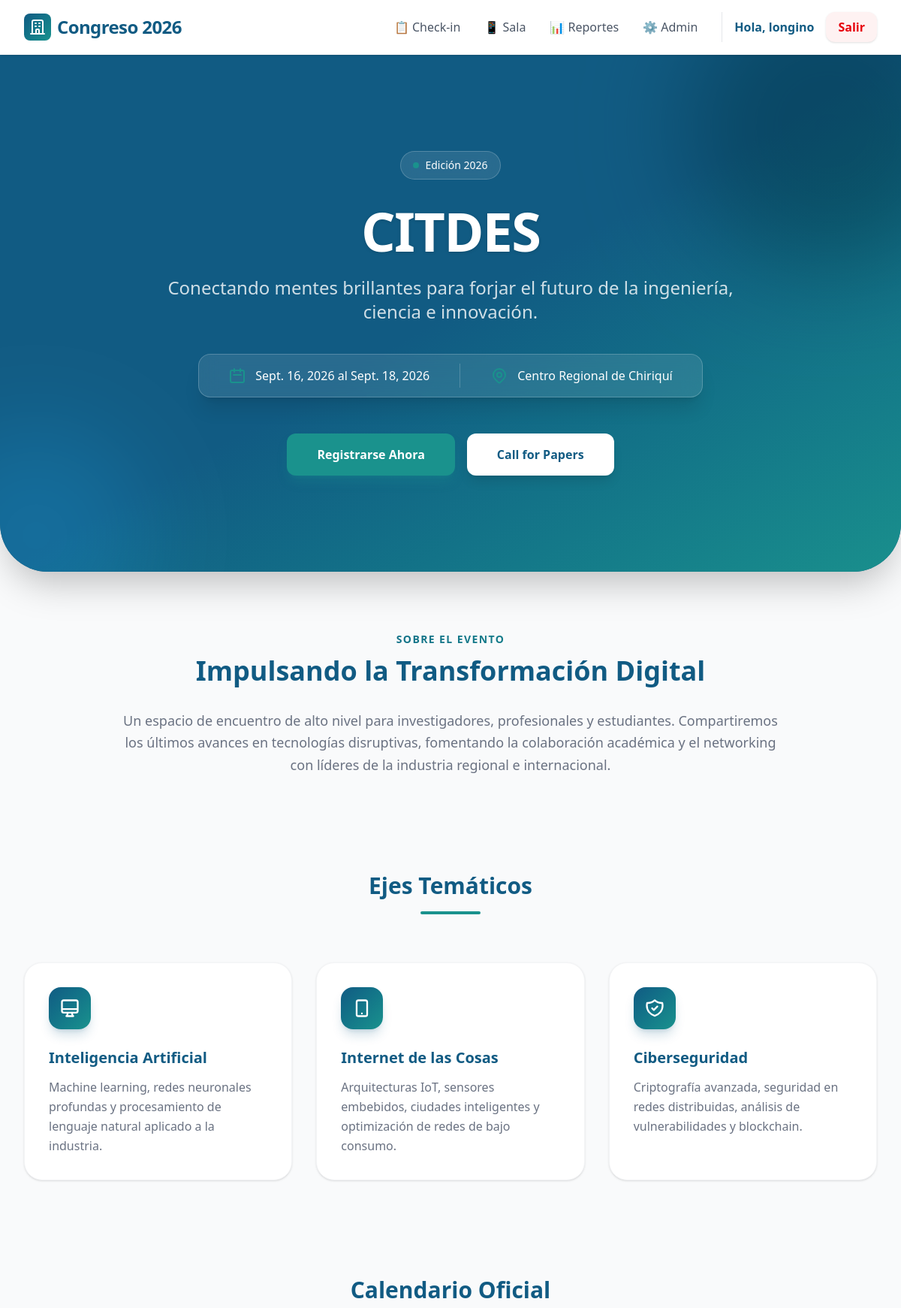
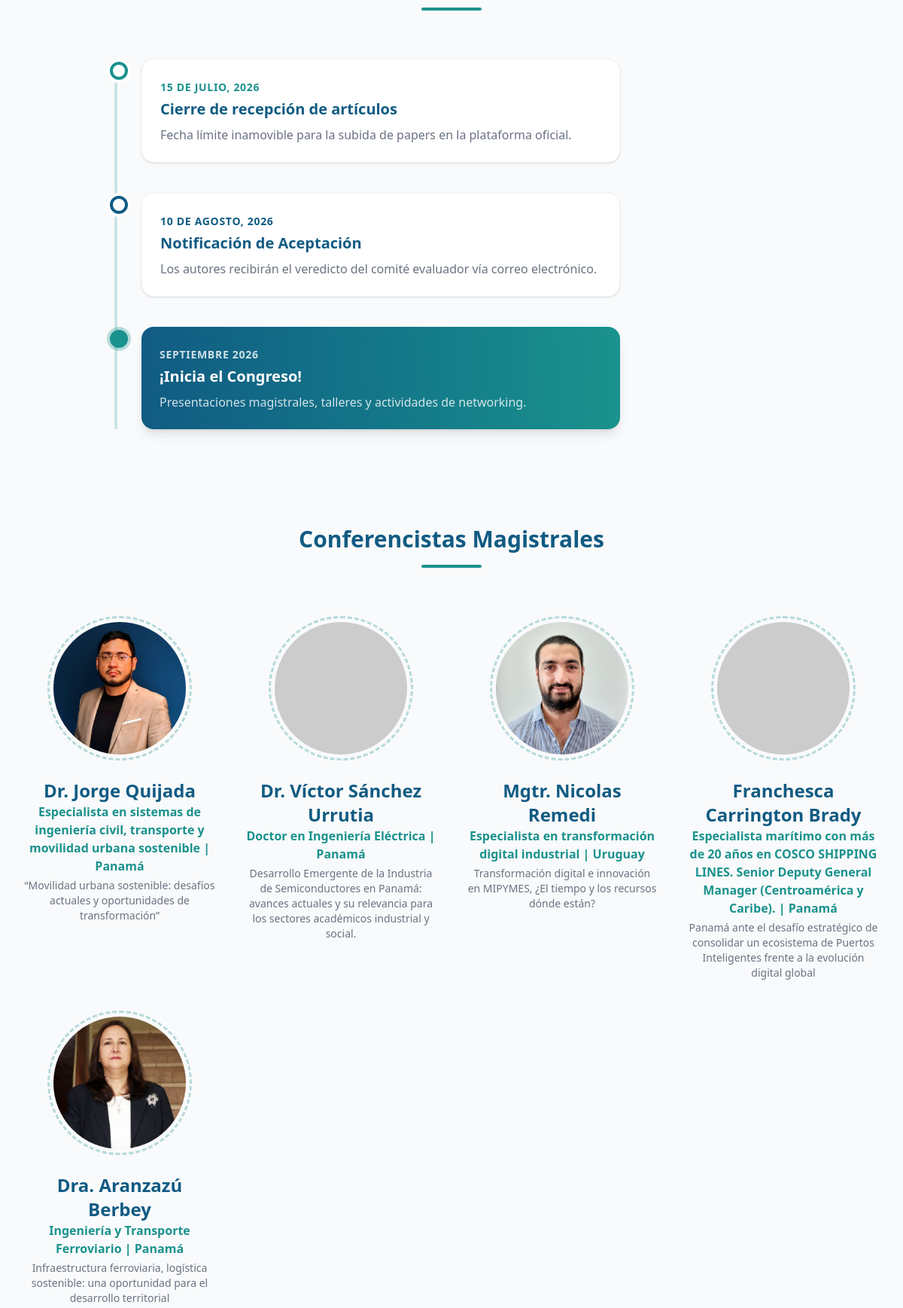
The app's page / (signed in, upper part) with its own data (2 pictures, top to bottom).
### registro/models.py (models this page shows, shortened)
class Congress(models.Model):
    name = models.CharField(max_length=200, verbose_name="Nombre del Congreso")
    start_date = models.DateField(verbose_name="Fecha de Inicio")
    end_date = models.DateField(verbose_name="Fecha de Fin")
    location = models.CharField(max_length=200, verbose_name="Sede")

class Speaker(models.Model):
    congress = models.ForeignKey(Congress, on_delete=models.CASCADE, related_name='speakers', verbose_name="Congreso")
    name = models.CharField(max_length=150, verbose_name="Nombre del Conferencista")
    specialty = models.CharField(max_length=200, verbose_name="Especialidad")
    topic = models.CharField(max_length=200, verbose_name="Tema a exponer")
    country = models.CharField(max_length=100, verbose_name="País")
    photo = models.ImageField(upload_to='speakers/', blank=True, null=True, verbose_name="Foto de perfil")

### registro/views.py (the view)
# urls.py: path('', views.inicio, name='inicio'),
def inicio(request):
    congreso = Congress.objects.first()
    speakers = Speaker.objects.filter(congress=congreso) if congreso else []
    return render(request, 'inicio.html', {
        'congreso': congreso,
        'speakers': speakers
    })

### theme/templates/inicio.html (shortened to what this page needs)
{% extends 'base.html' %}
{% block content %}
<section class="relative bg-[#115b83] overflow-hidden rounded-b-[2.5rem] lg:rounded-b-[4rem] shadow-2xl" aria-label="Introducción al congreso">
    <div class="absolute inset-0 bg-gradient-to-br from-[#115b83] via-[#115b83] to-[#1a928d] opacity-95"></div>
    <div class="absolute -top-24 -right-24 w-96 h-96 bg-[#1a928d] rounded-full mix-blend-multiply filter blur-3xl opacity-50 animate-blob"></div>
    <div class="absolute -bottom-24 -left-24 w-72 h-72 bg-white rounded-full mix-blend-overlay filter blur-3xl opacity-20"></div>
    <div class="relative max-w-7xl mx-auto px-4 sm:px-6 lg:px-8 py-24 lg:py-32 flex flex-col items-center text-center">
        <div class="inline-flex items-center gap-2 px-4 py-2 rounded-full bg-white/10 backdrop-blur-md border border-white/20 text-white text-sm font-medium mb-8">
            <span class="w-2 h-2 rounded-full bg-[#1a928d] animate-pulse"></span>
            Edición 2026
        </div>
        <h1 class="text-5xl md:text-7xl font-extrabold text-white tracking-tight mb-6 drop-shadow-sm">
            {% if congreso %}{{ congreso.name }}{% else %}Congreso Internacional de Tecnología{% endif %}
        </h1>
        <p class="text-xl md:text-2xl text-white/80 mb-10 max-w-3xl font-light">
            Conectando mentes brillantes para forjar el futuro de la ingeniería, ciencia e innovación.
        </p>
        <div class="flex flex-col sm:flex-row items-center gap-6 p-4 sm:p-2 rounded-2xl bg-white/10 backdrop-blur-md border border-white/20 mb-12 w-full max-w-2xl justify-center shadow-xl">
            <div class="flex items-center gap-3 px-4 py-2 text-white">
                <svg class="w-6 h-6 text-[#1a928d]" fill="none" stroke="currentColor" viewBox="0 0 24 24"><path stroke-linecap="round" stroke-linejoin="round" stroke-width="2" d="M8 7V3m8 4V3m-9 8h10M5 21h14a2 2 0 002-2V7a2 2 0 00-2-2H5a2 2 0 00-2 2v12a2 2 0 002 2z"></path></svg>
                <span class="font-medium">{% if congreso %}{{ congreso.start_date }} al {{ congreso.end_date }}{% else %}15 - 18 Octubre, 2026{% endif %}</span>
            </div>
            <div class="flex items-center gap-3 px-4 py-2 text-white">
                <span class="font-medium">{% if congreso %}{{ congreso.location }}{% else %}Centro Regional de Chiriquí, UTP{% endif %}</span>
            </div>
        </div>
        <div class="flex flex-col sm:flex-row gap-4 w-full justify-center px-4">
            <a href="{% url 'registro_publico' %}" class="w-full sm:w-auto bg-[#1a928d] hover:bg-[#157a76] text-white font-bold py-4 px-10 rounded-xl shadow-lg shadow-[#1a928d]/30 transition-all duration-300 hover:-translate-y-1">
                Registrarse Ahora
            </a>
            <a href="#call-for-papers" class="w-full sm:w-auto bg-white hover:bg-gray-50 text-[#115b83] font-bold py-4 px-10 rounded-xl shadow-lg transition-all duration-300 hover:-translate-y-1">
                Call for Papers
            </a>
        </div>
    </div>
</section>
<main class="max-w-7xl mx-auto px-4 sm:px-6 lg:px-8 py-20 space-y-32">
    <section aria-labelledby="about-title" class="text-center max-w-4xl mx-auto">
        <h2 id="about-title" class="text-sm font-bold tracking-widest uppercase mb-3 bg-clip-text text-transparent bg-gradient-to-r from-[#115b83] to-[#1a928d]">
        </h2>
        <h3 class="text-3xl md:text-4xl font-bold text-[#115b83] mb-8">Impulsando la Transformación Digital</h3>
        <p class="text-lg text-gray-500 leading-relaxed font-light">
            Un espacio de encuentro de alto nivel para investigadores, profesionales y estudiantes. Compartiremos los últimos avances en tecnologías disruptivas, fomentando la colaboración académica y el networking con líderes de la industria regional e internacional.
        </p>
    </section>
    <section aria-labelledby="topics-title">
        <div class="text-center mb-16">
            <h2 id="topics-title" class="text-3xl font-bold text-[#115b83]">Ejes Temáticos</h2>
            <div class="h-1 w-20 bg-[#1a928d] mx-auto mt-4 rounded-full"></div>
        </div>
        <div class="grid grid-cols-1 md:grid-cols-3 gap-8">
            <article class="group bg-white p-8 rounded-3xl shadow-sm hover:shadow-2xl border border-gray-100 hover:border-[#1a928d]/30 transition-all duration-500 cursor-pointer relative overflow-hidden">
                <div class="absolute top-0 right-0 w-32 h-32 bg-[#1a928d]/5 rounded-bl-full -z-10 transition-transform group-hover:scale-125"></div>
                <div class="w-14 h-14 bg-gradient-to-br from-[#115b83] to-[#1a928d] text-white rounded-2xl flex items-center justify-center mb-6 shadow-lg shadow-[#115b83]/20">
                    <svg class="w-7 h-7" fill="none" stroke="currentColor" viewBox="0 0 24 24"><path stroke-linecap="round" stroke-linejoin="round" stroke-width="2" d="M9.75 17L9 20l-1 1h8l-1-1-.75-3M3 13h18M5 17h14a2 2 0 002-2V5a2 2 0 00-2-2H5a2 2 0 00-2 2v10a2 2 0 002 2z"></path></svg>
                </div>
                <h3 class="text-xl font-bold text-[#115b83] mb-3 group-hover:text-[#1a928d] transition-colors">Inteligencia Artificial</h3>
                <p class="text-gray-500 font-light leading-relaxed">Machine learning, redes neuronales profundas y procesamiento de lenguaje natural aplicado a la industria.</p>
            </article>
            <article class="group bg-white p-8 rounded-3xl shadow-sm hover:shadow-2xl border border-gray-100 hover:border-[#1a928d]/30 transition-all duration-500 cursor-pointer relative overflow-hidden">
                <div class="absolute top-0 right-0 w-32 h-32 bg-[#1a928d]/5 rounded-bl-full -z-10 transition-transform group-hover:scale-125"></div>
                <div class="w-14 h-14 bg-gradient-to-br from-[#115b83] to-[#1a928d] text-white rounded-2xl flex items-center justify-center mb-6 shadow-lg shadow-[#115b83]/20">
                    <svg class="w-7 h-7" fill="none" stroke="currentColor" viewBox="0 0 24 24"><path stroke-linecap="round" stroke-linejoin="round" stroke-width="2" d="M12 18h.01M8 21h8a2 2 0 002-2V5a2 2 0 00-2-2H8a2 2 0 00-2 2v14a2 2 0 002 2z"></path></svg>
                </div>
                <h3 class="text-xl font-bold text-[#115b83] mb-3 group-hover:text-[#1a928d] transition-colors">Internet de las Cosas</h3>
                <p class="text-gray-500 font-light leading-relaxed">Arquitecturas IoT, sensores embebidos, ciudades inteligentes y optimización de redes de bajo consumo.</p>
            </article>
            <article class="group bg-white p-8 rounded-3xl shadow-sm hover:shadow-2xl border border-gray-100 hover:border-[#1a928d]/30 transition-all duration-500 cursor-pointer relative overflow-hidden">
                <div class="absolute top-0 right-0 w-32 h-32 bg-[#1a928d]/5 rounded-bl-full -z-10 transition-transform group-hover:scale-125"></div>
                <div class="w-14 h-14 bg-gradient-to-br from-[#115b83] to-[#1a928d] text-white rounded-2xl flex items-center justify-center mb-6 shadow-lg shadow-[#115b83]/20">
                </div>
                <h3 class="text-xl font-bold text-[#115b83] mb-3 group-hover:text-[#1a928d] transition-colors">Ciberseguridad</h3>
                <p class="text-gray-500 font-light leading-relaxed">Criptografía avanzada, seguridad en redes distribuidas, análisis de vulnerabilidades y blockchain.</p>
            </article>
        </div>
    </section>
    <section aria-labelledby="dates-title" class="max-w-4xl mx-auto">
        <div class="text-center mb-16">
            <h2 id="dates-title" class="text-3xl font-bold text-[#115b83]">Calendario Oficial</h2>
            <div class="h-1 w-20 bg-[#1a928d] mx-auto mt-4 rounded-full"></div>
        </div>
        <div class="relative border-l-4 border-[#1a928d]/20 ml-4 md:ml-0 md:mx-auto w-full md:w-3/4">
            <div class="mb-10 ml-8 relative group">
                <span class="absolute -left-[42px] top-1 h-6 w-6 rounded-full bg-white border-4 border-[#1a928d] ring-4 ring-white group-hover:scale-125 transition-transform"></span>
                <div class="bg-white p-6 rounded-2xl shadow-sm border border-gray-100 hover:shadow-lg transition-shadow">
                    <span class="text-sm font-bold tracking-wider text-[#1a928d] uppercase">15 de julio, 2026</span>
                    <h3 class="text-xl font-bold text-[#115b83] mt-1">Cierre de recepción de artículos</h3>
                    <p class="text-gray-500 mt-2 font-light">Fecha límite inamovible para la subida de papers en la plataforma oficial.</p>
                </div>
            </div>
            <div class="mb-10 ml-8 relative group">
                <span class="absolute -left-[42px] top-1 h-6 w-6 rounded-full bg-white border-4 border-[#115b83] ring-4 ring-white group-hover:scale-125 transition-transform"></span>
                <div class="bg-white p-6 rounded-2xl shadow-sm border border-gray-100 hover:shadow-lg transition-shadow">
                    <span class="text-sm font-bold tracking-wider text-[#115b83] uppercase">10 de agosto, 2026</span>
                    <h3 class="text-xl font-bold text-[#115b83] mt-1">Notificación de Aceptación</h3>
                    <p class="text-gray-500 mt-2 font-light">Los autores recibirán el veredicto del comité evaluador vía correo electrónico.</p>
                </div>
            </div>
            <div class="ml-8 relative group">
                <span class="absolute -left-[42px] top-1 h-6 w-6 rounded-full bg-[#1a928d] ring-4 ring-[#1a928d]/30 group-hover:scale-125 transition-transform animate-pulse"></span>
                <div class="bg-gradient-to-r from-[#115b83] to-[#1a928d] p-6 rounded-2xl shadow-lg text-white">
                    <span class="text-sm font-bold tracking-wider text-white/80 uppercase">Septiembre 2026</span>
                    <h3 class="text-xl font-bold mt-1">¡Inicia el Congreso!</h3>
                    <p class="text-white/80 mt-2 font-light">Presentaciones magistrales, talleres y actividades de networking.</p>
                </div>
            </div>
        </div>
    </section>
    <section aria-labelledby="speakers-title">
        <div class="text-center mb-16">
            <h2 id="speakers-title" class="text-3xl font-bold text-[#115b83]">Conferencistas Magistrales</h2>
            <div class="h-1 w-20 bg-[#1a928d] mx-auto mt-4 rounded-full"></div>
        </div>
        <div class="grid grid-cols-1 sm:grid-cols-2 lg:grid-cols-4 gap-10">
            {% for speaker in speakers %}
            <div class="text-center group">
                <div class="relative w-48 h-48 mx-auto mb-6">
                    <div class="absolute inset-0 rounded-full border-[3px] border-dashed border-[#1a928d] opacity-30 group-hover:rotate-180 transition-transform duration-1000"></div>
                    {% if speaker.photo %}
                        <img src="{{ speaker.photo.url }}" alt="{{ speaker.name }}" class="w-full h-full object-cover rounded-full p-2 group-hover:scale-105 transition-transform duration-300">
                    {% else %}
                        <img src="https://ui-avatars.com/api/?name={{ speaker.name|urlencode }}&background=115b83&color=fff&size=200" alt="{{ speaker.name }}" class="w-full h-full object-cover rounded-full p-2 group-hover:scale-105 transition-transform duration-300">
                    {% endif %}
                </div>
                <h3 class="text-2xl font-bold text-[#115b83]">{{ speaker.name }}</h3>
                <p class="text-[#1a928d] font-semibold mb-1">{{ speaker.specialty }} | {{ speaker.country }}</p>
                <p class="text-gray-500 text-sm font-light">{{ speaker.topic }}</p>
            </div>
            {% empty %}
            <div class="col-span-full text-center text-gray-500">
                <p>Pronto anunciaremos a nuestros conferencistas magistrales.</p>
            </div>
            {% endfor %}
        </div>
    </section>
</main>
{% endblock %}

### theme/templates/base.html (shortened to what this page needs)
{% load static tailwind_tags %}
<!DOCTYPE html>
<html lang="es" class="scroll-smooth">
<head>
    {% tailwind_css %}
</head>
<body class="bg-gray-50 text-gray-800 font-sans leading-normal tracking-normal min-h-screen flex flex-col selection:bg-[#1a928d] selection:text-white">
    <nav class="bg-white/90 backdrop-blur-md shadow-sm sticky top-0 z-50 print:hidden border-b border-gray-100 transition-all duration-300">
        <div class="max-w-7xl mx-auto px-4 sm:px-6 lg:px-8 py-4 flex justify-between items-center">
            <a href="{% url 'inicio' %}" class="text-2xl font-extrabold tracking-tight text-[#115b83] hover:text-[#1a928d] transition-colors flex items-center gap-2 group">
                <div class="bg-gradient-to-br from-[#115b83] to-[#1a928d] p-1.5 rounded-lg text-white group-hover:scale-105 transition-transform">
                    <svg class="w-6 h-6" fill="none" stroke="currentColor" viewBox="0 0 24 24"><path stroke-linecap="round" stroke-linejoin="round" stroke-width="2" d="M19 21V5a2 2 0 00-2-2H7a2 2 0 00-2 2v16m14 0h2m-2 0h-5m-9 0H3m2 0h5M9 7h1m-1 4h1m4-4h1m-1 4h1m-5 10v-5a1 1 0 011-1h2a1 1 0 011 1v5m-4 0h4"></path></svg>
                </div>
                Congreso 2026
            </a>
            <div class="flex items-center gap-4 text-sm md:text-base font-medium">
                {% if user.is_authenticated %}
                    <a href="{% url 'checkin_buscador' %}" class="hidden sm:block text-gray-600 hover:text-[#1a928d] transition-colors px-2">📋 Check-in</a>
                    <a href="{% url 'control_sala' %}" class="hidden sm:block text-gray-600 hover:text-[#1a928d] transition-colors px-2">📱 Sala</a>
                    <a href="{% url 'reportes' %}" class="hidden sm:block text-gray-600 hover:text-[#1a928d] transition-colors px-2">📊 Reportes</a>
                    <a href="/admin" target="_blank" class="hidden md:block text-gray-600 hover:text-[#115b83] transition-colors px-2">⚙️ Admin</a>
                    <div class="ml-2 pl-4 border-l border-gray-200 flex items-center gap-4">
                        <span class="text-[#115b83] font-bold hidden md:block">Hola, {{ user.username }}</span>
                        <form method="post" action="{% url 'logout' %}" class="inline">
                            <button type="submit" class="bg-red-50 hover:bg-red-100 text-red-600 px-4 py-2 rounded-xl transition-colors font-semibold shadow-sm">Salir</button>
                        </form>
                    </div>
                {% endif %}
            </div>
        </div>
    </nav>
    <main class="flex-grow w-full">
        {% block content %}
        {% endblock %}
    </main>
</body>
</html>

### records on screen
Congress: name "CITDES", start_date "Sept. 16, 2026", end_date "Sept. 18, 2026", location "Centro Regional de Chiriquí"
Speaker: photo (picture), name "Dr. Jorge Quijada", specialty "Especialista en sistemas de ingeniería civil, transporte y movilidad urbana sostenible", country "Panamá", topic "“Movilidad urbana sostenible: desafíos actuales y oportunidades de transformación”"
Speaker: name "Dr. Víctor Sánchez Urrutia", specialty "Doctor en Ingeniería Eléctrica", country "Panamá", topic "Desarrollo Emergente de la Industria de Semiconductores en Panamá: avances actuales y su relevancia para los sectores académicos industrial y social."
Speaker: photo (picture), name "Mgtr. Nicolas Remedi", specialty "Especialista en transformación digital industrial", country "Uruguay", topic "Transformación digital e innovación en MIPYMES, ¿El tiempo y los recursos dónde están?"
Speaker: name "Franchesca Carrington Brady", specialty "Especialista marítimo con más de 20 años en COSCO SHIPPING LINES. Senior Deputy General Manager (Centroamérica y Caribe).", country "Panamá", topic "Panamá ante el desafío estratégico de consolidar un ecosistema de Puertos Inteligentes frente a la evolución digital global"
Speaker: photo (picture), name "Dra. Aranzazú Berbey", specialty "Ingeniería y Transporte Ferroviario", country "Panamá", topic "Infraestructura ferroviaria, logística sostenible: una oportunidad para el desarrollo territorial"

### other values on screen
{{ user.username }} "longino"
